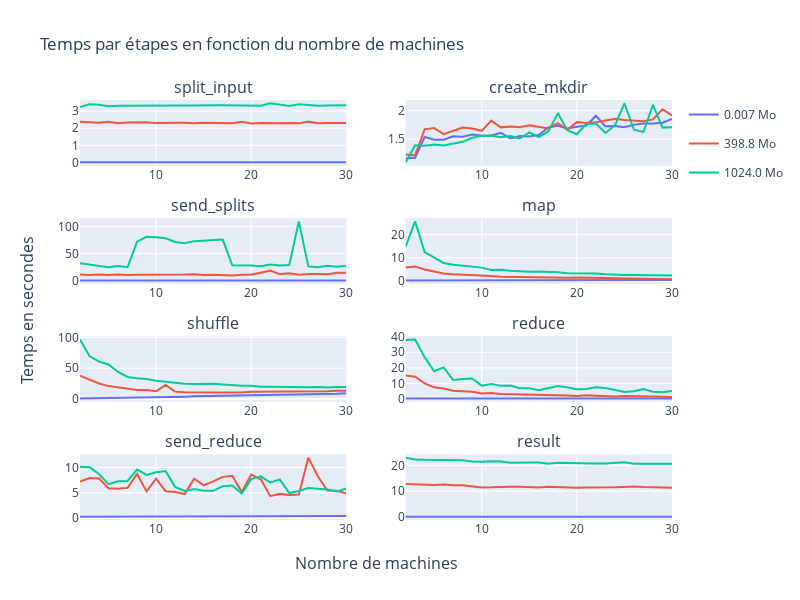

The cell this chart's notebook holds for it:
### Code cell
fig = make_subplots(rows=4, cols=2,subplot_titles=(steps.columns),x_title='Nombre de machines',
                    y_title='Temps en secondes')


color_dict={'0.007':'#636efa','398.8':'#EF553B','1024.0':'#00cc96'}


for idx in range(steps.shape[1]):
    row=int(np.floor(idx/2)+1)
    col=int(idx%2+1)
    fi=px.line(all,x="nb_machines",y=all.iloc[:,idx],color="size_Mo")
    for d in fi.data:
        fig.add_trace(
            go.Scatter(x=d["x"], y=d['y'],name=d['name']+" Mo",line=dict(color=color_dict[d['name']]),legendgroup=d['name'],showlegend=False if idx!=0 else True),
            row=row, col=col
        )



fig.update_layout(
    autosize=False,
    width=800,
    height=600,
    title='Temps par étapes en fonction du nombre de machines'
    )

fig.show()

### Figure 1 — Plotly figure (JSON) as saved in the notebook; plotly's stock layout.template omitted (floating-point values rounded to 4 significant figures)
{"data": [{"legendgroup": "0.007", "line": {"color": "#636efa"}, "name": "0.007 Mo", "showlegend": true, "x": [2, 3, 4, 5, 6, 7, 8, 9, 10, 11, 12, 13, 14, 15, 16, 17, 18, 19, 20, 21, 22, 23, 24, 25, 26, 27, 28, 29, 30], "y": [0.000416, 0.0004869, 0.0005467, 0.000659, 0.0007601, 0.000813, 0.0009151, 0.000941, 0.0009992, 0.001131, 0.002883, 0.001254, 0.001364, 0.001258, 0.001185, 0.001547, 0.001552, 0.001586, 0.001707, 0.001768, 0.002054, 0.00215, 0.00178, 0.002377, 0.002004, 0.002141, 0.002139, 0.002671, 0.002613], "type": "scatter", "xaxis": "x", "yaxis": "y"}, {"legendgroup": "398.8", "line": {"color": "#EF553B"}, "name": "398.8 Mo", "showlegend": true, "x": [2, 3, 4, 5, 6, 7, 8, 9, 10, 11, 12, 13, 14, 15, 16, 17, 18, 19, 20, 21, 22, 23, 24, 25, 26, 27, 28, 29, 30], "y": [2.374, 2.328, 2.323, 2.381, 2.293, 2.334, 2.365, 2.356, 2.3, 2.293, 2.319, 2.328, 2.297, 2.326, 2.306, 2.322, 2.296, 2.386, 2.284, 2.312, 2.295, 2.294, 2.314, 2.286, 2.387, 2.292, 2.314, 2.301, 2.301], "type": "scatter", "xaxis": "x", "yaxis": "y"}, {"legendgroup": "1024.0", "line": {"color": "#00cc96"}, "name": "1024.0 Mo", "showlegend": true, "x": [2, 3, 4, 5, 6, 7, 8, 9, 10, 11, 12, 13, 14, 15, 16, 17, 18, 19, 20, 21, 22, 23, 24, 25, 26, 27, 28, 29, 30], "y": [3.241, 3.407, 3.384, 3.296, 3.318, 3.326, 3.333, 3.328, 3.327, 3.326, 3.317, 3.336, 3.328, 3.317, 3.341, 3.341, 3.331, 3.337, 3.342, 3.315, 3.463, 3.367, 3.309, 3.403, 3.379, 3.316, 3.339, 3.363, 3.343], "type": "scatter", "xaxis": "x", "yaxis": "y"}, {"legendgroup": "0.007", "line": {"color": "#636efa"}, "name": "0.007 Mo", "showlegend": false, "x": [2, 3, 4, 5, 6, 7, 8, 9, 10, 11, 12, 13, 14, 15, 16, 17, 18, 19, 20, 21, 22, 23, 24, 25, 26, 27, 28, 29, 30], "y": [1.169, 1.179, 1.539, 1.491, 1.491, 1.551, 1.545, 1.584, 1.562, 1.565, 1.611, 1.516, 1.555, 1.55, 1.574, 1.707, 1.733, 1.687, 1.719, 1.74, 1.91, 1.727, 1.73, 1.708, 1.752, 1.775, 1.775, 1.787, 1.853], "type": "scatter", "xaxis": "x2", "yaxis": "y2"}, {"legendgroup": "398.8", "line": {"color": "#EF553B"}, "name": "398.8 Mo", "showlegend": false, "x": [2, 3, 4, 5, 6, 7, 8, 9, 10, 11, 12, 13, 14, 15, 16, 17, 18, 19, 20, 21, 22, 23, 24, 25, 26, 27, 28, 29, 30], "y": [1.234, 1.22, 1.673, 1.695, 1.59, 1.651, 1.704, 1.688, 1.646, 1.824, 1.707, 1.723, 1.708, 1.745, 1.713, 1.688, 1.779, 1.665, 1.798, 1.783, 1.795, 1.825, 1.855, 1.837, 1.822, 1.814, 1.846, 2.023, 1.913], "type": "scatter", "xaxis": "x2", "yaxis": "y2"}, {"legendgroup": "1024.0", "line": {"color": "#00cc96"}, "name": "1024.0 Mo", "showlegend": false, "x": [2, 3, 4, 5, 6, 7, 8, 9, 10, 11, 12, 13, 14, 15, 16, 17, 18, 19, 20, 21, 22, 23, 24, 25, 26, 27, 28, 29, 30], "y": [1.098, 1.394, 1.388, 1.409, 1.392, 1.423, 1.455, 1.527, 1.561, 1.567, 1.533, 1.555, 1.513, 1.619, 1.537, 1.636, 1.951, 1.657, 1.587, 1.767, 1.775, 1.61, 1.74, 2.126, 1.668, 1.625, 2.101, 1.703, 1.709], "type": "scatter", "xaxis": "x2", "yaxis": "y2"}, {"legendgroup": "0.007", "line": {"color": "#636efa"}, "name": "0.007 Mo", "showlegend": false, "x": [2, 3, 4, 5, 6, 7, 8, 9, 10, 11, 12, 13, 14, 15, 16, 17, 18, 19, 20, 21, 22, 23, 24, 25, 26, 27, 28, 29, 30], "y": [0.2688, 0.2777, 0.335, 0.3421, 0.3367, 0.3257, 0.3411, 0.3434, 0.3396, 0.3443, 0.3659, 0.3385, 0.3673, 0.3528, 0.382, 0.3494, 0.362, 0.3786, 0.3874, 0.38, 0.4049, 0.369, 1.339, 0.3912, 0.3625, 0.386, 0.3829, 0.4191, 0.3881], "type": "scatter", "xaxis": "x3", "yaxis": "y3"}, {"legendgroup": "398.8", "line": {"color": "#EF553B"}, "name": "398.8 Mo", "showlegend": false, "x": [2, 3, 4, 5, 6, 7, 8, 9, 10, 11, 12, 13, 14, 15, 16, 17, 18, 19, 20, 21, 22, 23, 24, 25, 26, 27, 28, 29, 30], "y": [11.27, 10.56, 11.51, 10.42, 11.08, 10.23, 10.8, 10.68, 10.92, 10.19, 11.38, 11.18, 11.75, 10.35, 10.77, 10.62, 9.69, 11.01, 11.5, 14.51, 18.69, 11.87, 13.81, 11.07, 12.32, 12.15, 11.81, 14.39, 14.32], "type": "scatter", "xaxis": "x3", "yaxis": "y3"}, {"legendgroup": "1024.0", "line": {"color": "#00cc96"}, "name": "1024.0 Mo", "showlegend": false, "x": [2, 3, 4, 5, 6, 7, 8, 9, 10, 11, 12, 13, 14, 15, 16, 17, 18, 19, 20, 21, 22, 23, 24, 25, 26, 27, 28, 29, 30], "y": [31.97, 29.37, 27.32, 24.89, 26.9, 24.76, 72.08, 80.9, 80.23, 78.21, 71.41, 69.28, 73.02, 73.56, 74.73, 75.93, 28.58, 28.52, 27.99, 26.41, 29.59, 27.89, 28.78, 109.5, 26.3, 24.85, 27.55, 25.68, 27.55], "type": "scatter", "xaxis": "x3", "yaxis": "y3"}, {"legendgroup": "0.007", "line": {"color": "#636efa"}, "name": "0.007 Mo", "showlegend": false, "x": [2, 3, 4, 5, 6, 7, 8, 9, 10, 11, 12, 13, 14, 15, 16, 17, 18, 19, 20, 21, 22, 23, 24, 25, 26, 27, 28, 29, 30], "y": [0.2552, 0.2686, 0.3506, 0.3582, 0.3557, 0.3664, 0.3684, 0.3645, 0.3736, 0.3976, 0.3619, 0.4018, 0.3645, 0.3881, 0.3673, 0.391, 0.4104, 0.3799, 0.378, 0.4082, 0.4172, 0.3941, 0.3918, 0.3884, 0.3945, 0.4154, 0.3908, 0.4076, 0.4133], "type": "scatter", "xaxis": "x4", "yaxis": "y4"}, {"legendgroup": "398.8", "line": {"color": "#EF553B"}, "name": "398.8 Mo", "showlegend": false, "x": [2, 3, 4, 5, 6, 7, 8, 9, 10, 11, 12, 13, 14, 15, 16, 17, 18, 19, 20, 21, 22, 23, 24, 25, 26, 27, 28, 29, 30], "y": [5.813, 6.259, 4.986, 4.034, 3.306, 2.9, 2.628, 2.473, 2.232, 2.133, 1.894, 1.8, 1.673, 1.639, 1.625, 1.495, 1.334, 1.397, 1.543, 1.462, 1.378, 1.379, 1.382, 1.283, 1.19, 1.162, 1.138, 0.9045, 0.8269], "type": "scatter", "xaxis": "x4", "yaxis": "y4"}, {"legendgroup": "1024.0", "line": {"color": "#00cc96"}, "name": "1024.0 Mo", "showlegend": false, "x": [2, 3, 4, 5, 6, 7, 8, 9, 10, 11, 12, 13, 14, 15, 16, 17, 18, 19, 20, 21, 22, 23, 24, 25, 26, 27, 28, 29, 30], "y": [14.78, 25.72, 12.53, 9.994, 7.816, 6.985, 6.694, 6.262, 5.798, 4.796, 4.918, 4.49, 4.269, 4.067, 4.164, 4.083, 3.774, 3.417, 3.402, 3.251, 3.221, 2.965, 2.725, 2.661, 2.606, 2.513, 2.399, 2.382, 2.405], "type": "scatter", "xaxis": "x4", "yaxis": "y4"}, {"legendgroup": "0.007", "line": {"color": "#636efa"}, "name": "0.007 Mo", "showlegend": false, "x": [2, 3, 4, 5, 6, 7, 8, 9, 10, 11, 12, 13, 14, 15, 16, 17, 18, 19, 20, 21, 22, 23, 24, 25, 26, 27, 28, 29, 30], "y": [0.7131, 0.8947, 1.3, 1.513, 1.975, 2.203, 2.556, 2.782, 3.039, 3.395, 3.67, 3.883, 4.38, 4.574, 4.915, 5.059, 5.487, 5.708, 6.157, 6.29, 6.645, 6.783, 7.088, 7.436, 7.728, 7.948, 8.019, 8.449, 9.534], "type": "scatter", "xaxis": "x5", "yaxis": "y5"}, {"legendgroup": "398.8", "line": {"color": "#EF553B"}, "name": "398.8 Mo", "showlegend": false, "x": [2, 3, 4, 5, 6, 7, 8, 9, 10, 11, 12, 13, 14, 15, 16, 17, 18, 19, 20, 21, 22, 23, 24, 25, 26, 27, 28, 29, 30], "y": [37.9, 31.23, 25.22, 20.99, 18.74, 15.98, 14.75, 14.74, 12.59, 22.73, 11.98, 11.16, 10.75, 11.47, 10.65, 10.75, 10.64, 10.6, 11.77, 11.78, 11.67, 11.88, 12.18, 12.18, 12.19, 12.36, 12.49, 13.33, 13.48], "type": "scatter", "xaxis": "x5", "yaxis": "y5"}, {"legendgroup": "1024.0", "line": {"color": "#00cc96"}, "name": "1024.0 Mo", "showlegend": false, "x": [2, 3, 4, 5, 6, 7, 8, 9, 10, 11, 12, 13, 14, 15, 16, 17, 18, 19, 20, 21, 22, 23, 24, 25, 26, 27, 28, 29, 30], "y": [96.46, 69.65, 60.83, 55.98, 43.93, 35.84, 33.79, 32.46, 29.7, 28.06, 26.42, 24.88, 24.37, 24.78, 24.66, 23.65, 22.43, 21.71, 21.5, 19.97, 19.88, 19.45, 19.86, 18.99, 19.15, 19.34, 18.64, 19.46, 19.35], "type": "scatter", "xaxis": "x5", "yaxis": "y5"}, {"legendgroup": "0.007", "line": {"color": "#636efa"}, "name": "0.007 Mo", "showlegend": false, "x": [2, 3, 4, 5, 6, 7, 8, 9, 10, 11, 12, 13, 14, 15, 16, 17, 18, 19, 20, 21, 22, 23, 24, 25, 26, 27, 28, 29, 30], "y": [0.2615, 0.267, 0.3775, 0.3455, 0.345, 0.3721, 0.3689, 0.3744, 0.3852, 0.3637, 0.366, 0.3667, 0.3785, 0.4109, 0.393, 0.3609, 0.3713, 0.3633, 0.621, 0.3788, 0.399, 0.4243, 0.4474, 0.3985, 0.5166, 0.3739, 0.3921, 0.3843, 0.3853], "type": "scatter", "xaxis": "x6", "yaxis": "y6"}, {"legendgroup": "398.8", "line": {"color": "#EF553B"}, "name": "398.8 Mo", "showlegend": false, "x": [2, 3, 4, 5, 6, 7, 8, 9, 10, 11, 12, 13, 14, 15, 16, 17, 18, 19, 20, 21, 22, 23, 24, 25, 26, 27, 28, 29, 30], "y": [15.05, 14.34, 10.01, 7.48, 6.762, 5.347, 5.018, 4.713, 3.582, 3.895, 3.277, 3.168, 2.799, 2.765, 2.56, 2.764, 2.662, 2.299, 1.952, 2.357, 2.04, 1.836, 1.632, 1.947, 1.947, 1.97, 1.566, 1.481, 1.358], "type": "scatter", "xaxis": "x6", "yaxis": "y6"}, {"legendgroup": "1024.0", "line": {"color": "#00cc96"}, "name": "1024.0 Mo", "showlegend": false, "x": [2, 3, 4, 5, 6, 7, 8, 9, 10, 11, 12, 13, 14, 15, 16, 17, 18, 19, 20, 21, 22, 23, 24, 25, 26, 27, 28, 29, 30], "y": [37.88, 38.18, 26.88, 17.81, 20.28, 12.18, 12.8, 13.21, 8.575, 9.626, 8.497, 8.705, 6.96, 6.965, 5.654, 7.168, 8.396, 7.468, 6.299, 6.448, 7.471, 7.065, 5.734, 4.454, 5.019, 6.357, 4.704, 4.398, 5.219], "type": "scatter", "xaxis": "x6", "yaxis": "y6"}, {"legendgroup": "0.007", "line": {"color": "#636efa"}, "name": "0.007 Mo", "showlegend": false, "x": [2, 3, 4, 5, 6, 7, 8, 9, 10, 11, 12, 13, 14, 15, 16, 17, 18, 19, 20, 21, 22, 23, 24, 25, 26, 27, 28, 29, 30], "y": [0.2669, 0.2725, 0.3071, 0.3276, 0.3134, 0.3222, 0.3243, 0.3296, 0.3327, 0.3225, 0.3234, 0.3312, 0.3342, 0.3438, 0.3437, 0.3543, 0.3371, 0.3436, 0.3786, 0.3901, 0.3642, 0.3661, 0.3762, 0.3648, 0.3522, 0.3641, 0.4085, 0.3783, 0.4019], "type": "scatter", "xaxis": "x7", "yaxis": "y7"}, {"legendgroup": "398.8", "line": {"color": "#EF553B"}, "name": "398.8 Mo", "showlegend": false, "x": [2, 3, 4, 5, 6, 7, 8, 9, 10, 11, 12, 13, 14, 15, 16, 17, 18, 19, 20, 21, 22, 23, 24, 25, 26, 27, 28, 29, 30], "y": [7.23, 7.921, 7.83, 5.913, 5.819, 5.972, 8.727, 5.285, 7.801, 5.313, 5.164, 4.745, 7.789, 6.479, 7.252, 8.151, 8.377, 5.154, 8.617, 7.683, 4.325, 4.808, 4.563, 4.647, 11.95, 8.26, 5.467, 5.399, 4.877], "type": "scatter", "xaxis": "x7", "yaxis": "y7"}, {"legendgroup": "1024.0", "line": {"color": "#00cc96"}, "name": "1024.0 Mo", "showlegend": false, "x": [2, 3, 4, 5, 6, 7, 8, 9, 10, 11, 12, 13, 14, 15, 16, 17, 18, 19, 20, 21, 22, 23, 24, 25, 26, 27, 28, 29, 30], "y": [10.15, 10.03, 8.727, 6.701, 7.279, 7.352, 9.586, 8.53, 9.073, 9.287, 6.154, 5.382, 5.733, 5.4, 5.398, 6.317, 6.442, 4.842, 7.701, 8.259, 7.001, 7.653, 4.954, 5.349, 5.926, 5.762, 5.674, 5.269, 5.836], "type": "scatter", "xaxis": "x7", "yaxis": "y7"}, {"legendgroup": "0.007", "line": {"color": "#636efa"}, "name": "0.007 Mo", "showlegend": false, "x": [2, 3, 4, 5, 6, 7, 8, 9, 10, 11, 12, 13, 14, 15, 16, 17, 18, 19, 20, 21, 22, 23, 24, 25, 26, 27, 28, 29, 30], "y": [0.003983, 0.004972, 0.005331, 0.005251, 0.003738, 0.003579, 0.003532, 0.003115, 0.001803, 0.001545, 0.002644, 0.003026, 0.003004, 0.003058, 0.002753, 0.002887, 0.001917, 0.002885, 0.003535, 0.003437, 0.004048, 0.003186, 0.002618, 0.003652, 0.002661, 0.002244, 0.003323, 0.003174, 0.003445], "type": "scatter", "xaxis": "x8", "yaxis": "y8"}, {"legendgroup": "398.8", "line": {"color": "#EF553B"}, "name": "398.8 Mo", "showlegend": false, "x": [2, 3, 4, 5, 6, 7, 8, 9, 10, 11, 12, 13, 14, 15, 16, 17, 18, 19, 20, 21, 22, 23, 24, 25, 26, 27, 28, 29, 30], "y": [12.77, 12.59, 12.48, 12.42, 12.57, 12.29, 12.31, 11.93, 11.46, 11.49, 11.67, 11.76, 11.69, 11.56, 11.47, 11.68, 11.54, 11.46, 11.31, 11.44, 11.41, 11.4, 11.48, 11.65, 11.81, 11.58, 11.54, 11.43, 11.3], "type": "scatter", "xaxis": "x8", "yaxis": "y8"}, {"legendgroup": "1024.0", "line": {"color": "#00cc96"}, "name": "1024.0 Mo", "showlegend": false, "x": [2, 3, 4, 5, 6, 7, 8, 9, 10, 11, 12, 13, 14, 15, 16, 17, 18, 19, 20, 21, 22, 23, 24, 25, 26, 27, 28, 29, 30], "y": [23.11, 22.39, 22.25, 22.19, 22.14, 21.99, 22.08, 21.57, 21.46, 21.72, 21.61, 21.14, 21.29, 21.24, 21.21, 20.77, 21.09, 20.97, 20.8, 20.81, 20.8, 20.86, 21.03, 21.26, 20.74, 20.8, 20.7, 20.71, 20.69], "type": "scatter", "xaxis": "x8", "yaxis": "y8"}], "layout": {"xaxis": {"anchor": "y", "domain": [0.0, 0.45]}, "yaxis": {"anchor": "x", "domain": [0.8438, 1.0]}, "xaxis2": {"anchor": "y2", "domain": [0.55, 1.0]}, "yaxis2": {"anchor": "x2", "domain": [0.8438, 1.0]}, "xaxis3": {"anchor": "y3", "domain": [0.0, 0.45]}, "yaxis3": {"anchor": "x3", "domain": [0.5625, 0.7188]}, "xaxis4": {"anchor": "y4", "domain": [0.55, 1.0]}, "yaxis4": {"anchor": "x4", "domain": [0.5625, 0.7188]}, "xaxis5": {"anchor": "y5", "domain": [0.0, 0.45]}, "yaxis5": {"anchor": "x5", "domain": [0.2812, 0.4375]}, "xaxis6": {"anchor": "y6", "domain": [0.55, 1.0]}, "yaxis6": {"anchor": "x6", "domain": [0.2812, 0.4375]}, "xaxis7": {"anchor": "y7", "domain": [0.0, 0.45]}, "yaxis7": {"anchor": "x7", "domain": [0.0, 0.1562]}, "xaxis8": {"anchor": "y8", "domain": [0.55, 1.0]}, "yaxis8": {"anchor": "x8", "domain": [0.0, 0.1562]}, "annotations": [{"font": {"size": 16}, "showarrow": false, "text": "split_input", "x": 0.225, "xanchor": "center", "xref": "paper", "y": 1.0, "yanchor": "bottom", "yref": "paper"}, {"font": {"size": 16}, "showarrow": false, "text": "create_mkdir", "x": 0.775, "xanchor": "center", "xref": "paper", "y": 1.0, "yanchor": "bottom", "yref": "paper"}, {"font": {"size": 16}, "showarrow": false, "text": "send_splits", "x": 0.225, "xanchor": "center", "xref": "paper", "y": 0.7188, "yanchor": "bottom", "yref": "paper"}, {"font": {"size": 16}, "showarrow": false, "text": "map", "x": 0.775, "xanchor": "center", "xref": "paper", "y": 0.7188, "yanchor": "bottom", "yref": "paper"}, {"font": {"size": 16}, "showarrow": false, "text": "shuffle", "x": 0.225, "xanchor": "center", "xref": "paper", "y": 0.4375, "yanchor": "bottom", "yref": "paper"}, {"font": {"size": 16}, "showarrow": false, "text": "reduce", "x": 0.775, "xanchor": "center", "xref": "paper", "y": 0.4375, "yanchor": "bottom", "yref": "paper"}, {"font": {"size": 16}, "showarrow": false, "text": "send_reduce", "x": 0.225, "xanchor": "center", "xref": "paper", "y": 0.1562, "yanchor": "bottom", "yref": "paper"}, {"font": {"size": 16}, "showarrow": false, "text": "result", "x": 0.775, "xanchor": "center", "xref": "paper", "y": 0.1562, "yanchor": "bottom", "yref": "paper"}, {"font": {"size": 16}, "showarrow": false, "text": "Nombre de machines", "x": 0.5, "xanchor": "center", "xref": "paper", "y": 0, "yanchor": "top", "yref": "paper", "yshift": -30}, {"font": {"size": 16}, "showarrow": false, "text": "Temps en secondes", "textangle": -90, "x": 0, "xanchor": "right", "xref": "paper", "xshift": -40, "y": 0.5, "yanchor": "middle", "yref": "paper"}], "autosize": false, "width": 800, "height": 600, "title": {"text": "Temps par étapes en fonction du nombre de machines"}}}
